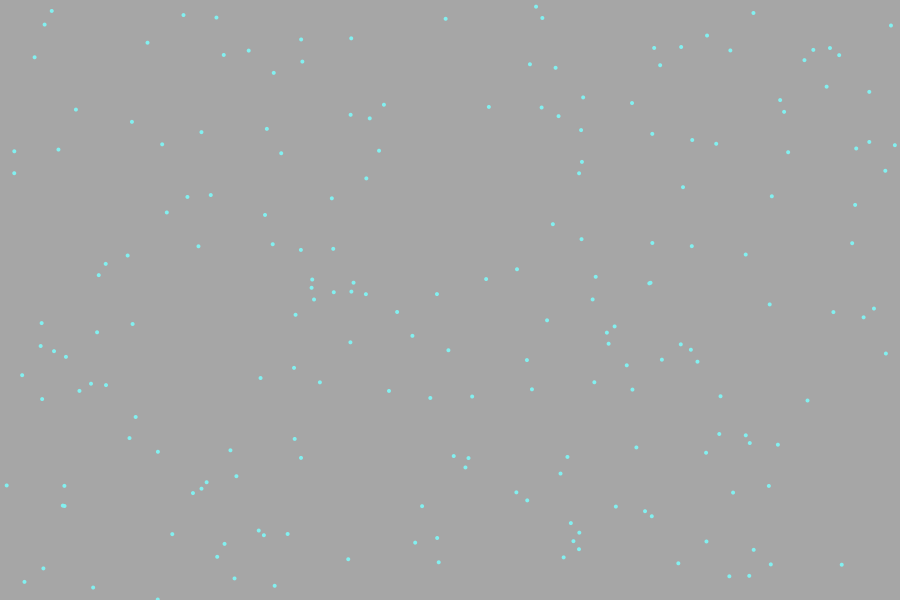
Frame 1 (no input)
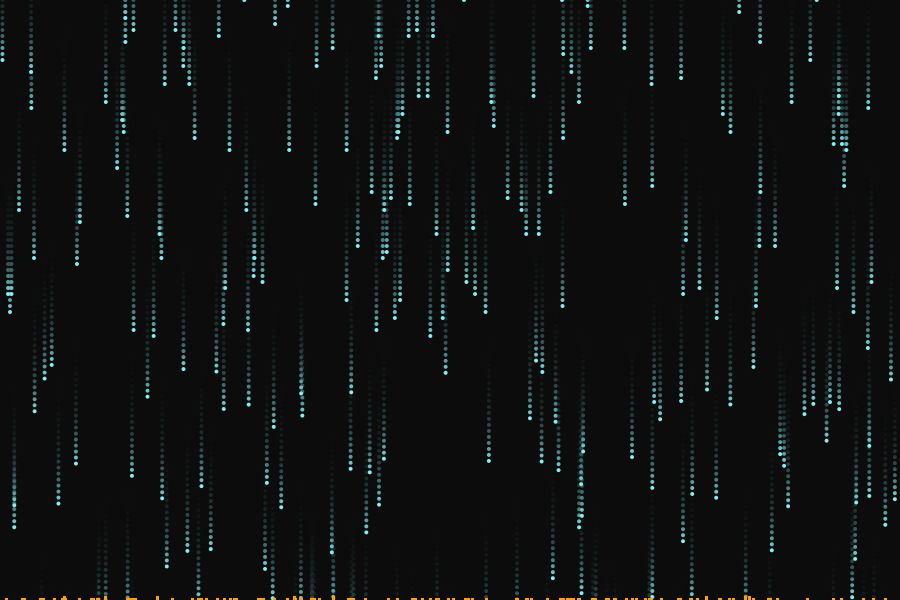
Frame 60 (the mouse pressed at the canvas centre just before this capture)
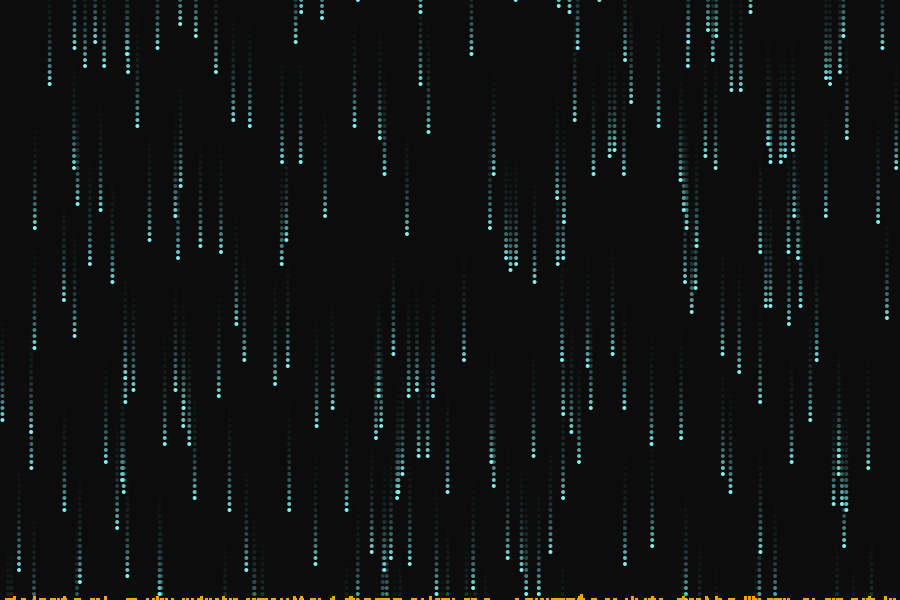
Frame 120 (the mouse held since frame 60 and released just before this capture)

The Processing sketch that drew these frames (run headless with seeded random() and noise(); from frame 60 on, the mouse is pressed at the canvas centre):

// Processing sketch: 01_lluvia_uniforme
// ── 01_lluvia_uniforme.pde
ArrayList<Drop> drops = new ArrayList<Drop>();
Floor floor;

void setup() {
  size(900, 600);
  for (int i=0; i<200; i++) {
    Drop d = new Drop();
    drops.add(d);
  }
  floor = new Floor();
  noStroke();
}

void draw() {
  fill(10, 50);
  rect(0, 0, width, height);
  
  fill(130, 240, 240);
  for (int i=0; i<drops.size(); i++) {
    Drop d = drops.get(i);
    d.move();
    d.draw();
  }  
  floor.draw();
}

class Drop {
  float x, y;
  int size = 4;
  int speed = 6;
  
  Drop() {
    x = random(width);
    y = random(height);
  }
  
  void move() {
    y += speed;
    if (y > height) {
      floor.heights[int(x)] -= 2;
      y = 0;
      x = random(width);
    }
  }
  
  void draw() {
    ellipse(x, y, size, size);
  }
}

class Floor {
  float[] heights;

  Floor() {
    heights = new float[width];
    for (int x=0; x<width; x++) {
      heights[x] = height;
    }
  }

  void draw() {
    fill(255, 160, 3);
      for (int x=0; x<width; x++) {
        rect(x-1, heights[x], 3, height);
      }
  }  
}
